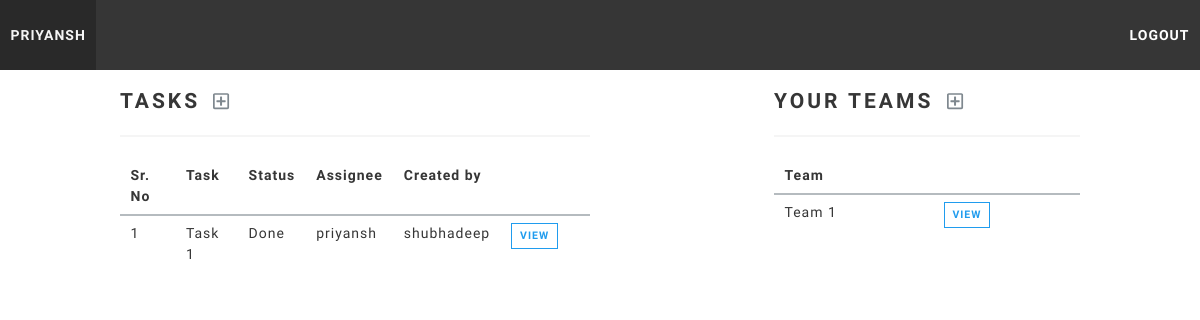
The app's page /accounts/home/ (signed in), older data.
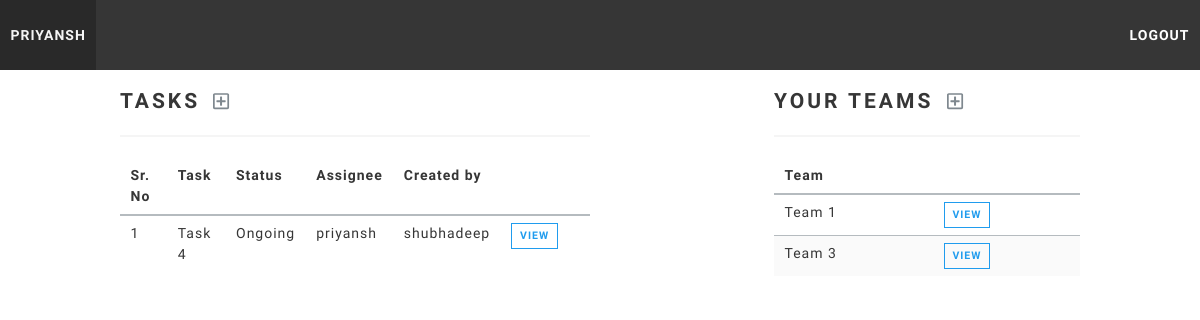
The same page, newer data.
### tasks/models.py (models this page shows, shortened)
class Task(models.Model):
    STATUS_CHOICES = (
        ('Planned', 'Planned'),
        ('Ongoing', 'Ongoing'),
        ('Done', 'Done')
    )
    title = models.CharField(max_length=100)
    description = models.CharField(max_length=300)
    status = models.CharField(max_length=10, choices=STATUS_CHOICES)
    created_date = models.DateField(
        default=timezone.now, blank=True, null=True)
    created_by = models.ForeignKey(
        User, null=True, related_name='task_created_by', on_delete=models.CASCADE)
    assigned_to = models.ForeignKey(
        User, blank=True, null=True, related_name='task_assigned_to', on_delete=models.CASCADE)
    team = models.ForeignKey(Team, null=True, on_delete=models.CASCADE)

### accounts/models.py (models this page shows, shortened)
class Team(models.Model):
    team_name = models.CharField(max_length=50)
    members = models.ManyToManyField(User)
    created_by = models.ForeignKey(
        User, null=True, on_delete=models.CASCADE, related_name='team_created_by')
    class Meta:
        ordering = ('team_name', )

### accounts/views.py (the view)
# urls.py: path('home/', views.home_view, name="home"),
@login_required(login_url='accounts:login')
def home_view(request):
    tasks = Task.objects.filter(
        Q(created_by=request.user) | Q(assigned_to=request.user)).order_by('title')
    teams = request.user.team_set.all()
    return render(request, 'home.html', {'tasks': tasks, 'teams': teams})

### accounts/templates/home.html (shortened to what this page needs)
{% extends 'base_layout.html' %}
{% block content %}
    {% include "navbar.html" %}
    <div class="container" style="margin-top:20px;">
        <div class="columns">
            <div class="column is-6">
                <h1 class="title is-4">Tasks
                    <a href="{% url 'tasks:create' %}" style="margin-left:5px;">
                        <i class="far fa-plus-square fa-sm"></i>
                    </a>
                </h1>
                <hr>
                {% if tasks|length == 0 %}
                    <p class="subtitle is-5 has-text-centered">No tasks found.</p>
                {% else %}
                    <table class="table is-striped  is-hoverable is-fullwidth">
                        <thead>
                        <tr>
                            <th>Sr. No</th>
                            <th>Task</th>
                            <th>Status</th>
                            <th>Assignee</th>
                            <th>Created by</th>
                            <th></th>
                            <th></th>
                        </tr>
                        </thead>
                        <tbody>
                        {% for task in tasks %}
                            <tr>
                                <td>{{ forloop.counter }}</td>
                                <td>
                                    <a href="{% url 'tasks:detail' task.id %}"
                                       style="color:#363636;">{{ task.title }}</a>
                                </td>
                                <td>{{ task.status }}</td>
                                <td>{{ task.assigned_to }}</td>
                                <td>{{ task.created_by }}</td>
                                <td><a href="{% url 'tasks:detail' task.id %}"
                                       class="button is-small is-outlined is-info">View</a></td>
                                <td>
                                </td>
                            </tr>
                        {% endfor %}
                        </tbody>
                    </table>
                {% endif %}
            </div>
            <div class="column"></div>
            <div class="column is-4">
                <h1 class="title is-4">Your Teams <a href="{% url 'accounts:create_team' %}" style="margin-left:5px;"><i
                        class="far fa-plus-square fa-sm"></i></a></h1>
                <hr>
                {% if teams|length == 0 %}
                    <p class="subtitle is-5 has-text-centered">No teams found.</p>
                {% else %}
                    <table class="table is-striped  is-hoverable is-fullwidth">
                        <thead>
                        <tr>
                            <th>Team</th>
                            <th></th>
                        </tr>
                        </thead>
                        <tbody>
                        {% for team in teams %}
                            <tr>
                                <td>
                                    {{ team.team_name }}
                                </td>
                                <td>
                                    <a
                                            href="{% url 'accounts:team_detail' team.id %}"
                                            class="button is-small is-outlined is-info">
                                        View
                                    </a>
                                </td>
                            </tr>
                        {% endfor %}
                        </tbody>
                    </table>
                {% endif %}
            </div>
        </div>
    </div>
{% endblock %}

Row changes from the older to the newer data that the page shows:
changed Task "priyansh": title "Task 1" → "Task 4"; status "Done" → "Ongoing"
added Team: team_name "Team 3"
